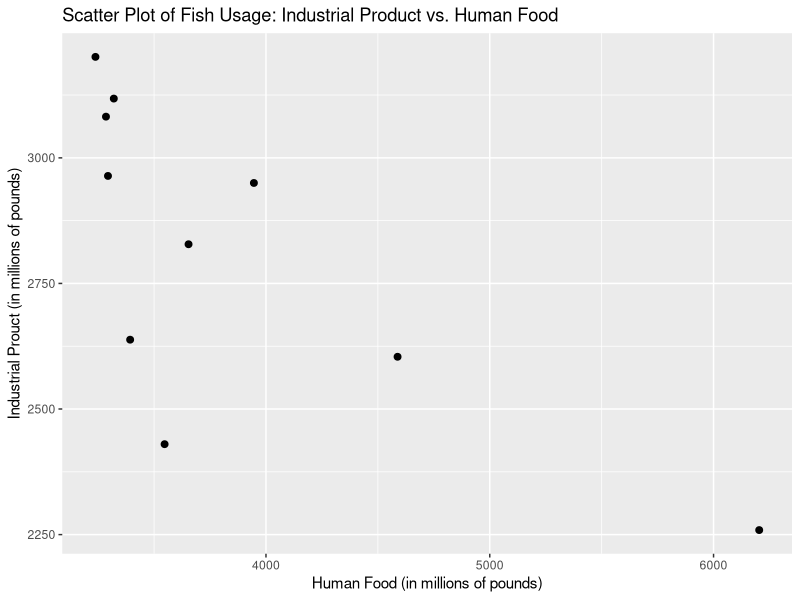
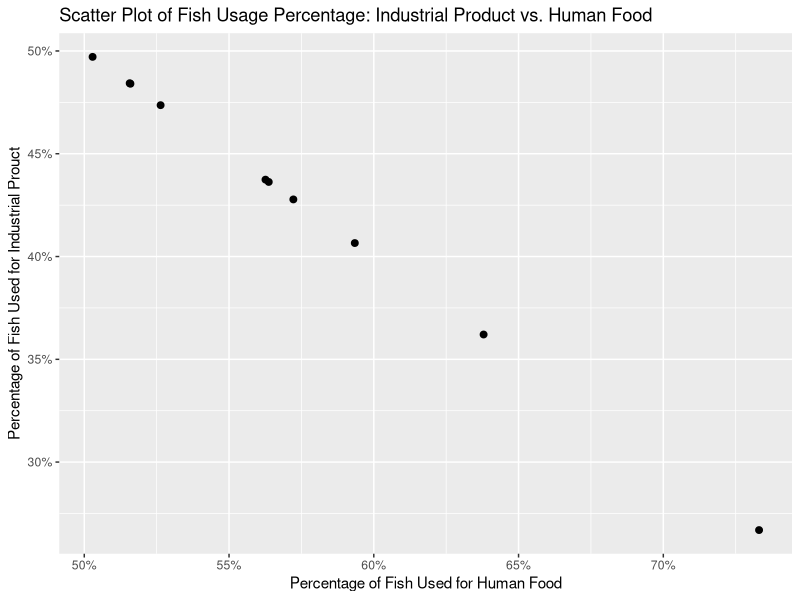

Here is the R script that generated these plots, in order:
## ---- chunk 1
knitr::opts_chunk$set(echo = TRUE)
## ---- chunk 2
library(dplyr)
library(knitr)
library(kableExtra)
library(ggplot2)
## ---- chunk 3
HumanFood <- c(3654,3547,3285,3238,3320,3294,3393,3946,4588,6204)
IndustrialProduct <- c(2828,2430,3082,3201,3118,2964,2638,2950,2604,2259)

# Create a data frame
FishUses <- data_frame(HumanFood, IndustrialProduct)

# Print the data frame as html
kable(FishUses, format="html") %>%
  kable_styling(bootstrap_options="striped", full_width=FALSE)
## ---- chunk 4
ggplot(FishUses, aes(x=HumanFood, y=IndustrialProduct)) +
  geom_point(size=2) +
  ggtitle("Scatter Plot of Fish Usage: Industrial Product vs. Human Food") +
  xlab("Human Food (in millions of pounds)") +
  ylab("Industrial Prouct (in millions of pounds)")
## ---- chunk 5
cor(FishUses$HumanFood,FishUses$IndustrialProduct, method="spearman")
## ---- chunk 6
# Create data frame with added columns for share of fish
FishUsesShare <- FishUses %>%
  mutate(HumanFoodShare=HumanFood/(HumanFood+IndustrialProduct),
         IndustrialProductShare=IndustrialProduct/(HumanFood+IndustrialProduct))

# Plot this new relationship
ggplot(FishUsesShare, aes(x=HumanFoodShare, y=IndustrialProductShare)) +
  geom_point(size=2) +
  ggtitle("Scatter Plot of Fish Usage Percentage: Industrial Product vs. Human Food") +
  xlab("Percentage of Fish Used for Human Food") +
  ylab("Percentage of Fish Used for Industrial Prouct") +
  scale_x_continuous(labels=scales::percent) +
  scale_y_continuous(labels=scales::percent)
## ---- chunk 7
cor(FishUsesShare$HumanFoodShare,FishUsesShare$IndustrialProductShare, method="pearson")
